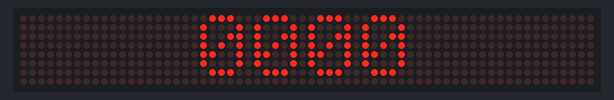
Bench run of a sketch on a simulated Arduino Uno, built with avr-gcc and run on an emulated ATmega328P. Parts: 64×8 LED matrix.

Above: at 1.1 s.
At 5.1 s:
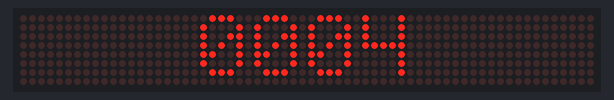
At 10.1 s:
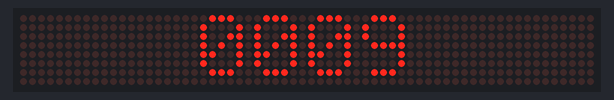
At 19.1 s:
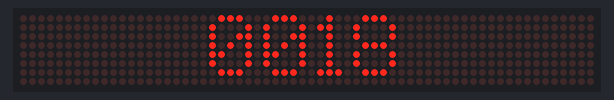
At 28.1 s:
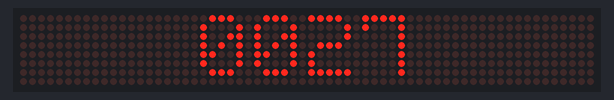
At 38.2 s:
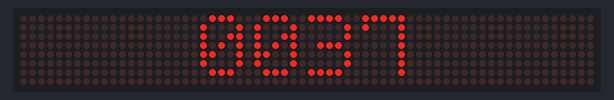

Measured:
- what the display in image 0 shows lasts 1.0 s, from 1.0 s to 2.0 s

The sketch:

4_Counter.ino
```cpp
#include <MD_Parola.h>
#include <MD_MAX72xx.h>
#include <SPI.h>
/*
 Hello
 I design developer tools for embedded electronic systems. You can buy my projects design files.
 https://www.altiumdesignerprojects.com
*/
#define HARDWARE_TYPE MD_MAX72XX::PAROLA_HW

#define MAX_DEVICES 8
#define CS_PIN      10
#define CLK_PIN     13
#define DATA_PIN    11

MD_Parola P = MD_Parola(HARDWARE_TYPE, DATA_PIN, CLK_PIN, CS_PIN, MAX_DEVICES); // Software spi

char displayBuffer[12] = " ";

word counter = 0;
byte i = 0;

void setup(){

 P.begin();
 P.setIntensity(6);

}

void loop(){

 if(P.displayAnimate()){
   // sprintf(displayBuffer, "%s", "29.08.2019" );

   //sprintf(displayBuffer, "%d", counter );

   sprintf(displayBuffer, "%04d", counter );

   P.displayText( displayBuffer , PA_CENTER, 0, 0, PA_PRINT, PA_NO_EFFECT);

   counter++;
   delay(1000);

 }

}
```
